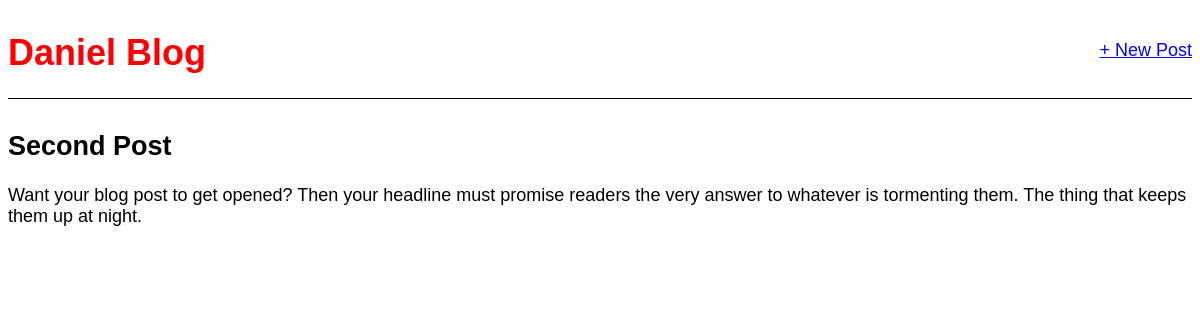
Before: /post/2/ with the older database file.
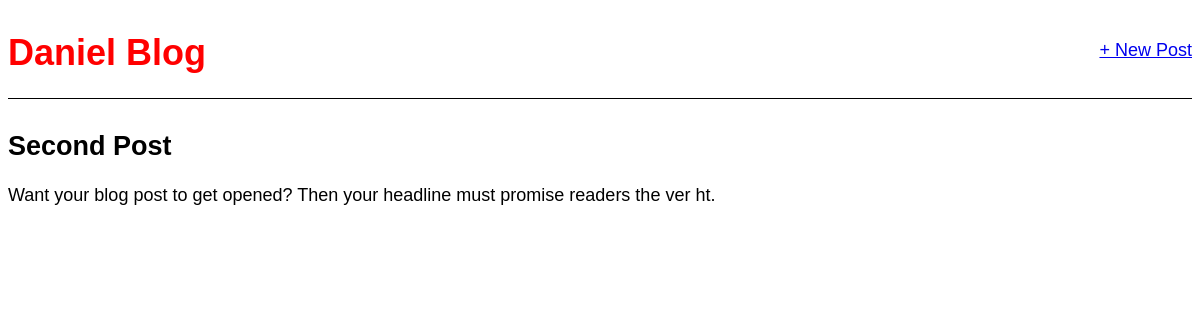
After: the same page with the newer database file.
### blog/models.py (models this page shows, shortened)
class Post(models.Model):
    title = models.CharField(max_length=200)
    body = models.TextField()
    author = models.ForeignKey(
        "auth.User",
        on_delete=models.CASCADE)

### blog/views.py (the view)
# urls.py: path('post/<int:pk>/', BlogDetailView.as_view(), name = 'post_detail'),
class BlogDetailView(DetailView):
    model = Post
    template_name = "post_detail.html"

### templates/post_detail.html
{% extends 'base.html' %}
{% block content %}
    <div class="post-entry">
        <h2> {{ post.title }} </h2>
        <p>{{ post.body }}</p>
    </div>
{% endblock content %}

Changed rows visible on the page:
changed Post "Second Post": body "…must promise readers the very answer to whatever is tormenting them. The thing that keeps them up at night." → "Want your blog post to get opened? Then your headline must promise readers the ver ht."
